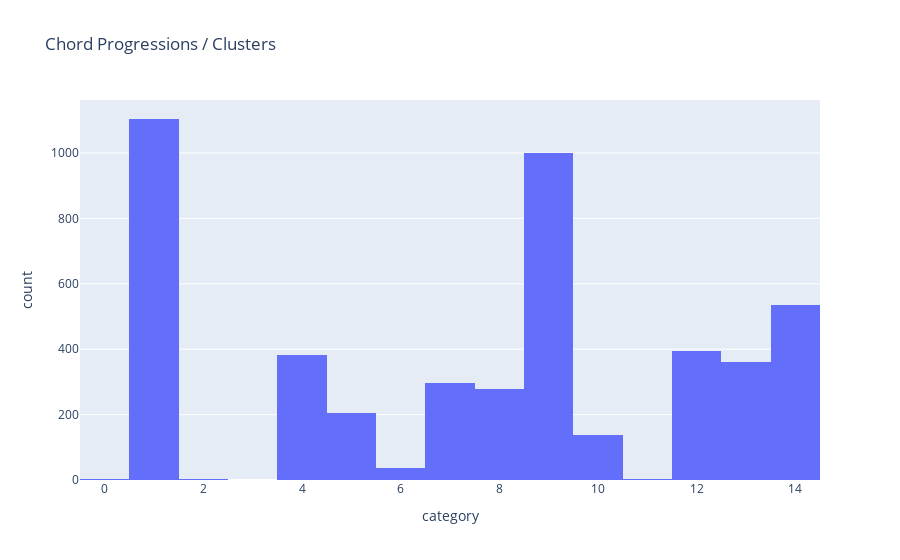

Notebook code cell kept with this figure:
### Code cell
fig = px.histogram(chordsDF, x="category", title='Chord Progressions / Clusters')
fig.show()

### Figure 1 — Plotly figure (JSON) as saved in the notebook; plotly's stock layout.template omitted (floating-point values rounded to 4 significant figures; data arrays with more than 128 entries replaced by an {"elided": "..."} marker saying what was removed)
{"data": [{"alignmentgroup": "True", "bingroup": "x", "hovertemplate": "category=%{x}<br>count=%{y}<extra></extra>", "legendgroup": "", "marker": {"color": "#636efa", "pattern": {"shape": ""}}, "name": "", "offsetgroup": "", "orientation": "v", "showlegend": false, "type": "histogram", "x": {"elided": "4741 int values"}, "xaxis": "x", "yaxis": "y"}], "layout": {"autosize": true, "barmode": "relative", "legend": {"tracegroupgap": 0}, "title": {"text": "Chord Progressions / Clusters"}, "xaxis": {"anchor": "y", "autorange": true, "domain": [0, 1], "range": [-0.5, 14.5], "title": {"text": "category"}, "type": "linear"}, "yaxis": {"anchor": "x", "autorange": true, "domain": [0, 1], "range": [0, 1162.0], "title": {"text": "count"}}}}
